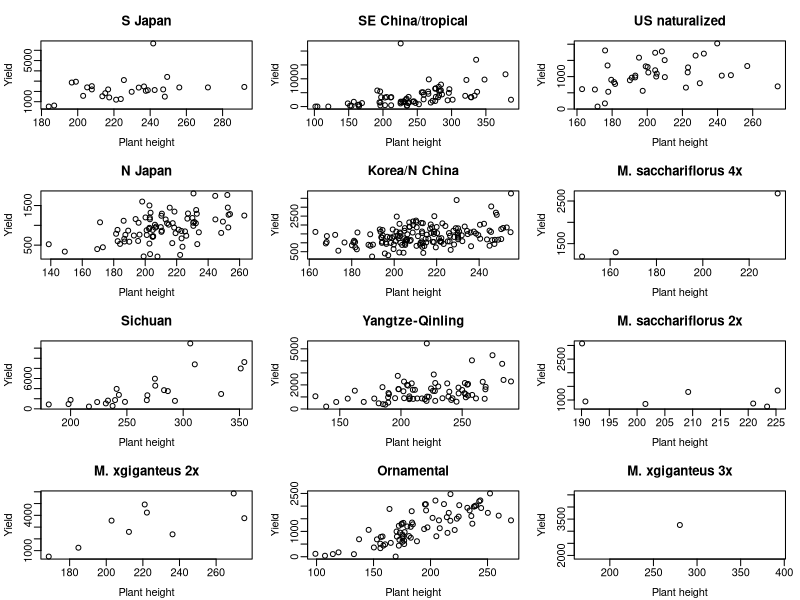
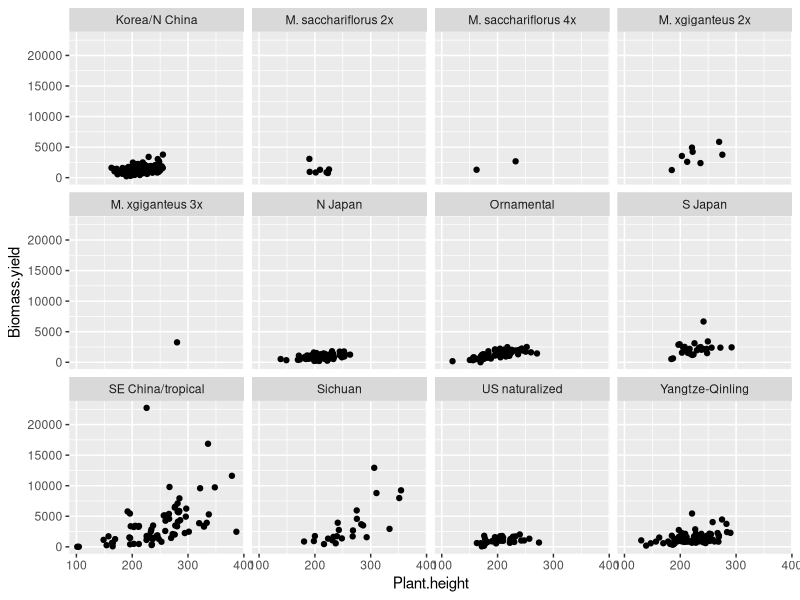
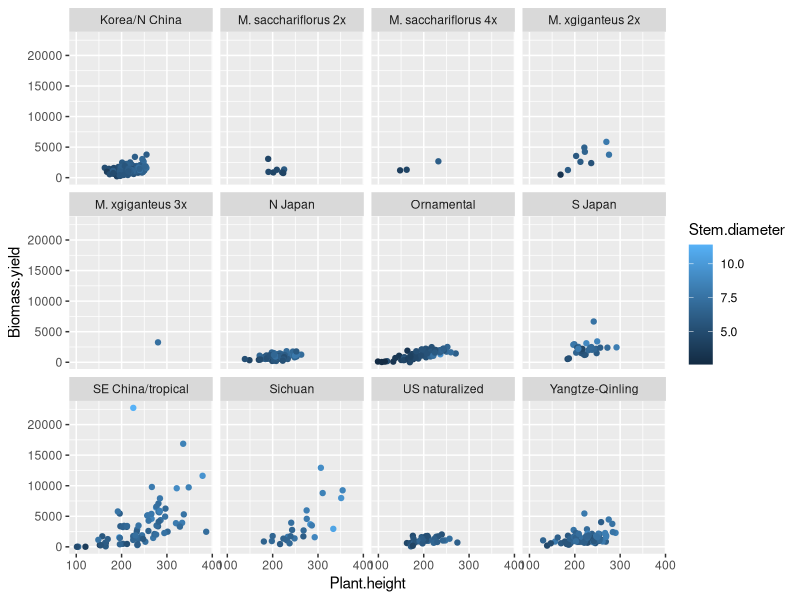
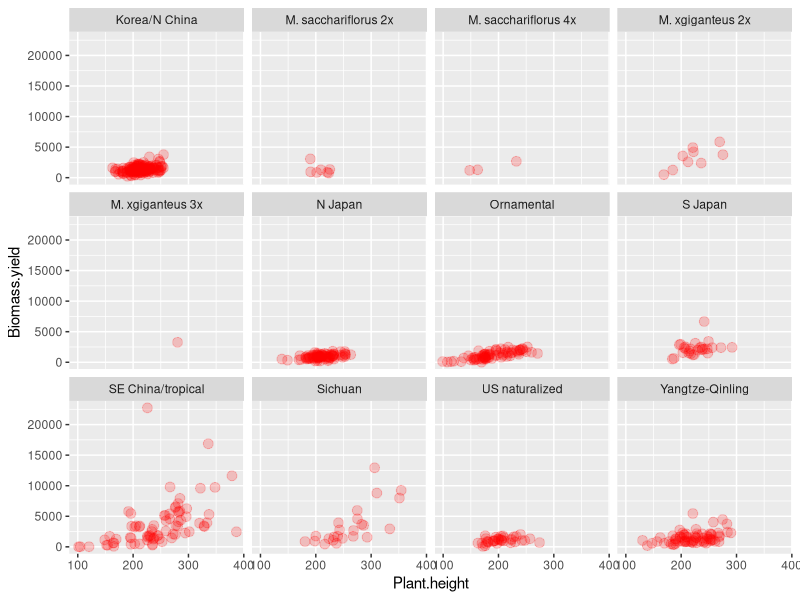
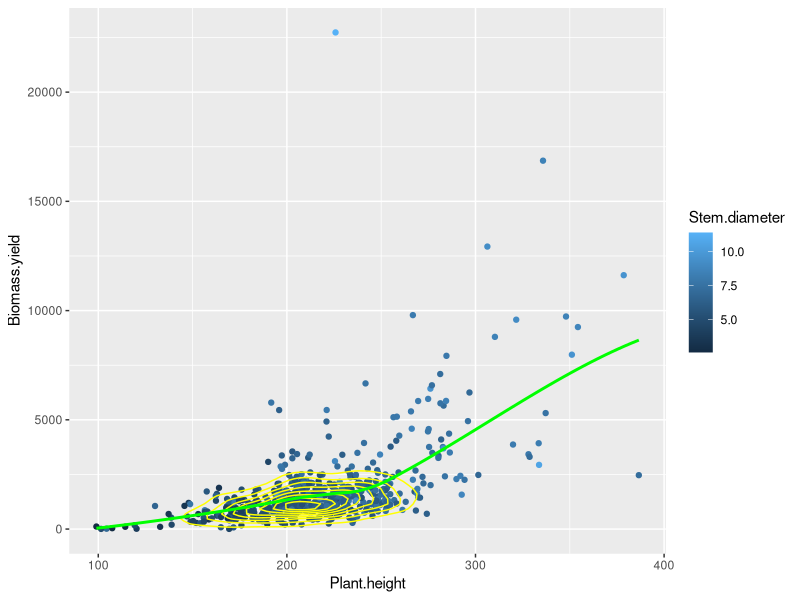
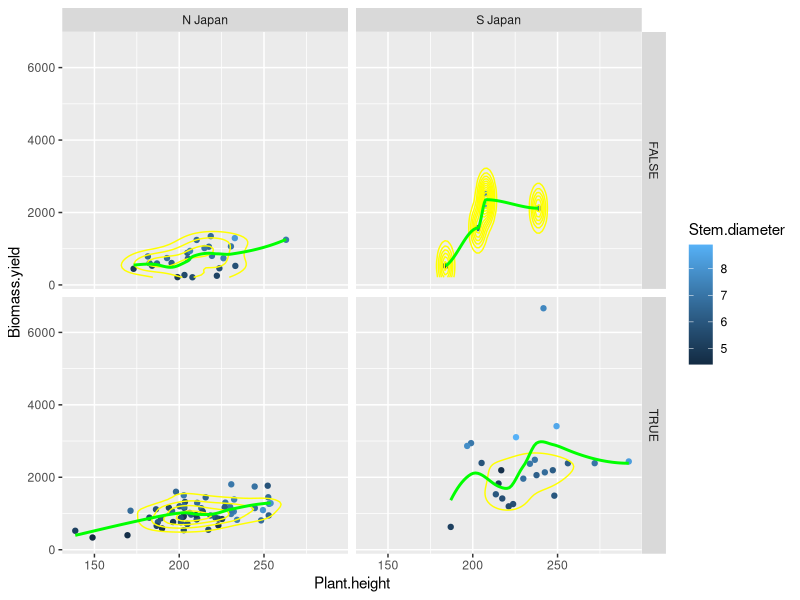
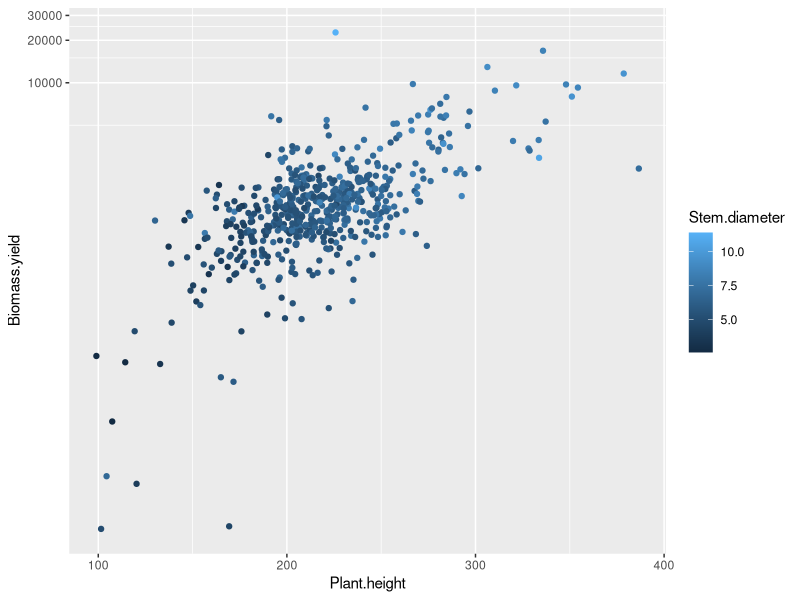
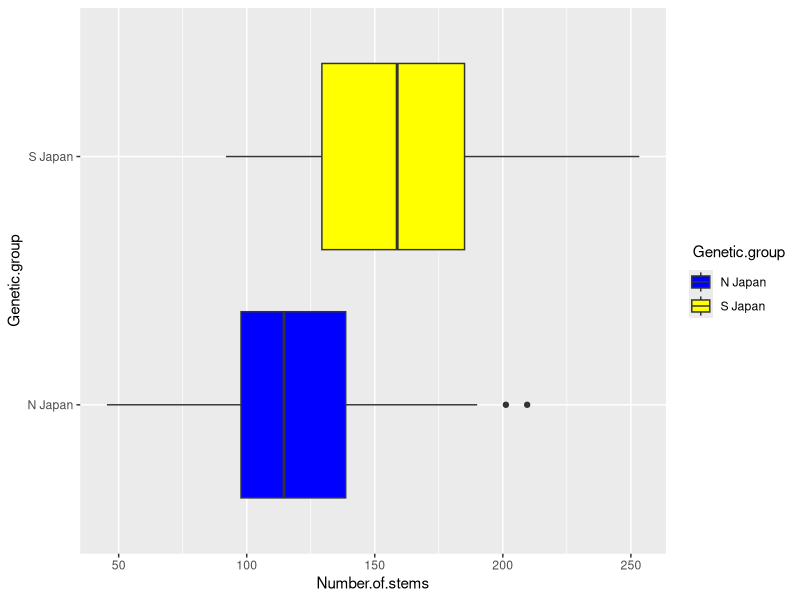

These charts were generated, in order, by the following R code: (Note: this script raises an error after producing the figures.)
library(ggplot2)
library(viridis)
library(RColorBrewer)
library(plotrix)
library(dplyr)
setwd("/Users/hejiale/499")

# load dataset
mydata <- read.csv("Miscanthus_sinensis_yield.csv")

# plot height vs. yield by genetic group
par(mfrow = c(4, 3), mar = c(3.1, 3.1, 3.1, 1.1), 
    mgp = c(2, 0.5, 0))
mygrp <- unique(mydata$Genetic.group)
for(g in mygrp){
  gsubset <- which(mydata$Genetic.group == g)
  plot(mydata$Plant.height[gsubset], 
       mydata$Biomass.yield[gsubset],
       xlab = "Plant height", ylab = "Yield",
       main = g)
}

# same plot with ggplot
filter(mydata, Stem.diameter > 4) %>% # filter by stem diameter
ggplot(aes(x = Plant.height, y = Biomass.yield)) +
  geom_point() +
  facet_wrap(~ Genetic.group)

# color by stem diam
ggplot(mydata, aes(x = Plant.height, y = Biomass.yield,
                   color = Stem.diameter)) +
  geom_point() +
  facet_wrap(~ Genetic.group)

# color all points red
ggplot(mydata, aes(x = Plant.height, y = Biomass.yield)) +
  geom_point(color = "red", size = 3, alpha = 0.2) +
  facet_wrap(~ Genetic.group)

# add trendline
ggplot(mydata, aes(x = Plant.height, y = Biomass.yield,
                   color = Stem.diameter)) +
  geom_point() +
  geom_density2d(color = "yellow") +
  geom_smooth(se = FALSE, color = "green")# + 
  #facet_wrap(~ Genetic.group)

filter(mydata, Genetic.group %in% c("S Japan", "N Japan")) %>%
ggplot(aes(x = Plant.height, y = Biomass.yield,
                   color = Stem.diameter)) +
  geom_point() +
  geom_density2d(color = "yellow") +
  geom_smooth(se = FALSE, color = "green") +
  facet_grid(Number.of.stems > 100 ~ Genetic.group)

# transformations
ggplot(mydata, aes(x = Plant.height, y = Biomass.yield,
                   color = Stem.diameter)) +
  geom_point() +
  coord_trans(y = "log")

# boxplot
filter(mydata, Genetic.group %in% c("S Japan", "N Japan")) %>%
ggplot(aes(x = Genetic.group, y = Number.of.stems,
                   fill = Genetic.group)) +
  geom_boxplot() +
  coord_flip() +
  scale_fill_manual(~ Genetic.group,
                    values = c(`N Japan` = "blue",
                      `S Japan` = "yellow"))

# plot with base system, change color
par(mfrow = c(1, 1))
plot(mydata$Plant.height, mydata$Biomass.yield,
     col = c("darkolivegreen", "firebrick"))

col2rgb("firebrick")
microsoft_blue <- rgb(46, 117, 182, 50, maxColorValue = 255)

plot(mydata$Plant.height, mydata$Biomass.yield, # blah
#     col = microsoft_blue)
     col = "red")

Illini_colors <- rgb(c(19,232), c(41, 74),
                     c(75, 39), maxColorValue = 255)

plot(mydata$Plant.height, mydata$Biomass.yield,
     col = ifelse(mydata$Stem.diam > 4, Illini_colors[1],
                  Illini_colors[2]))

# palettes
rainbow(10)
plot(1:10, 1:10, col = viridis(10), pch = 16)

# viridis in ggplot
ggplot(mydata, aes(x = Plant.height, y = Biomass.yield,
                   color = Stem.diameter)) +
  geom_point() +
  scale_color_viridis(option = "inferno")

# color by number
color_by_number <- function(input_num, 
                            scale = viridis(100)){
  mymin <- min(input_num , na.rm = TRUE)
  mymax <- max(input_num , na.rm = TRUE)
  
  # scale from 0 to 1
  zero_to_one <- (input_num - mymin)/(mymax - mymin)
  # scale from 1 to 100
  one_to_scale <- zero_to_one * (length(scale) - 1) + 1
  # round to integer
  one_to_scale <- round(one_to_scale)
  # index color vector by these numbers
  return(scale[one_to_scale])
}

# now color by stem diameter
plot(mydata$Plant.height, mydata$Biomass.yield,
     col = color_by_number(mydata$Stem.diameter,
                           rainbow(50)))

# color brewer
display.brewer.all()

brewer.pal(6, "Set2")

plot(mydata$Plant.height, mydata$Biomass.yield,
     col = brewer.pal(6, "Set2"))

ggplot(mydata, aes(x = Genetic.group, y = Number.of.stems,
           fill = Genetic.group)) +
  geom_boxplot() +
  coord_flip() +
  scale_fill_brewer(type = "qual", palette = "Paired")

# shapes
plot(mydata$Plant.height, mydata$Biomass.yield, pch = 22,
     bg = "firebrick", col = "blue")

ggplot(mydata, aes(x = Plant.height, y = Number.of.stems,
                   shape = Genetic.group)) +
  geom_point()

ggplot(mydata, aes(x = Plant.height, y = Number.of.stems)) +
  geom_point(shape = 0)

# par
par("mar")  # show current value
par(mar = c(3.1, 3.1, 3.1, 1.1)) # change

# many par parameters are accessible in plot and other fns
plot(mydata$Plant.height, mydata$Biomass.yield, pch = 22,
     bg = "firebrick",  cex = 0.5)
axis(1, labels = FALSE, lwd = 2, col = "green")
# points
legend(100, 20000, legend = c("good", "bad"), pch = 16,
       col = c("blue", "green"))
# boxes
legend(100, 20000, legend = c("good", "bad"),
       fill = c("blue", "green"))
# lines
legend(100, 20000, legend = c("good", "bad"), lty = 1,
       col = c("blue", "green"))
# horizontal dotted line
abline(h = 10000, lty = 3)
# trendline
abline(lm(mydata$Biomass.yield ~ mydata$Plant.height),
       col = "green")

# find xycoords
locator(3)

draw_arrow <- function(){
  mypoints <- locator(2)
  arrows(mypoints$x[1], mypoints$y[1],
         mypoints$x[2], mypoints$y[2])
}

draw_arrow()

# expressions
plot(mydata$Plant.height, mydata$Biomass.yield, pch = 22,
     bg = "firebrick",  cex = 0.5,
     main = expression(paste("Yield in ", 
                             italic("M. sinensis"))))
text(150, 12000, expression(x != y))

# plot to file
pdf("figure_1.pdf", width = 7, height = 3.5, pointsize = 16)
plot(mydata$Plant.height, mydata$Biomass.yield, pch = 22,
     bg = "firebrick",  cex = 0.5,
     main = expression(paste("Yield in ", 
                             italic("M. sinensis"))))
plot(1:10, 1:10)
dev.off()
